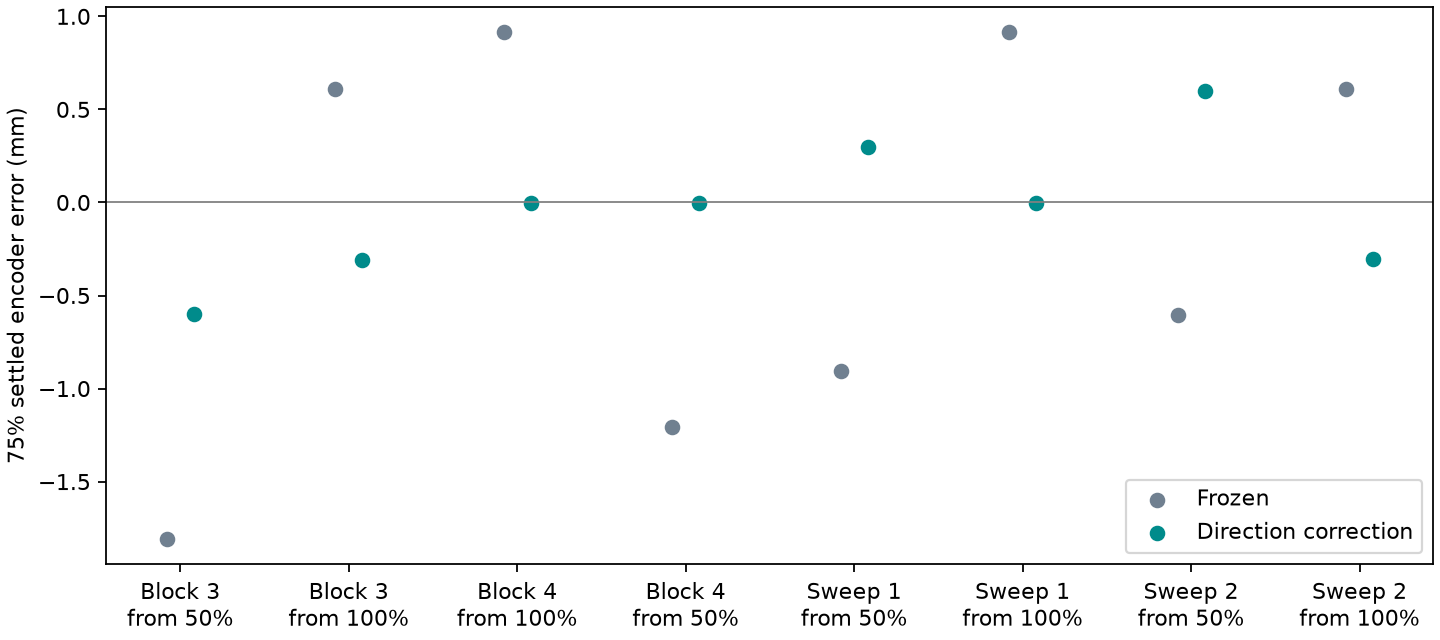

Reproduce this figure in Python.
"""Fit direction-specific 75% settled residuals on blocks 1–2 only."""
import csv
from pathlib import Path
from statistics import mean
import matplotlib.pyplot as plt

folder = Path(__file__).resolve().parent
def read(name):
    with name.open() as stream:
        return list(csv.DictReader(stream))
middle = [r for r in read(folder/"replay.csv") if r["phase"] == "middle"]
correction = {prep: -mean(float(r["sim_minus_real_mm"]) for r in middle
                          if int(r["block"]) < 2 and float(r["prep_fraction"]) == prep) for prep in [.5, 1.]}
trials = [(f"Block {int(r['block'])+1}", float(r["prep_fraction"]), float(r["sim_hold_mm"]),
           float(r["measured_hold_mm"])) for r in middle if int(r["block"]) >= 2]
old = folder.parent/"unit3-docked-fork-sweep"
for hold, error in zip(read(old/"holds.csv")[1:], read(old/"replay-errors.csv")):
    if float(hold["command_fraction"]) == .75:
        measured = float(hold["lift_mm"])
        prep = .5 if int(hold["hold"]) in [3,11] else 1.
        trials.append((f"Sweep {error['cycle']}",prep,measured+float(error["hold_error_sim_minus_real_mm"]),measured))
fig, ax = plt.subplots(figsize=(9,4), constrained_layout=True)
with (folder/"transfer.csv").open("w") as stream:
    writer = csv.writer(stream)
    writer.writerow(["set","prep","frozen_error_mm","corrected_error_mm"])
    for i,(label,prep,pred,obs) in enumerate(trials):
        writer.writerow([label,prep,pred-obs,pred+correction[prep]-obs])
        ax.scatter(i-.08,pred-obs,color="slategray",label="Frozen" if i==0 else None)
        ax.scatter(i+.08,pred+correction[prep]-obs,color="darkcyan",label="Direction correction" if i==0 else None)
ax.axhline(0,color="gray",lw=.8)
ax.set_xticks(range(len(trials)),[f"{r[0]}\nfrom {r[1]:.0%}" for r in trials])
ax.set_ylabel("75% settled encoder error (mm)")
ax.legend()
fig.savefig(folder/"transfer.png",dpi=160)
